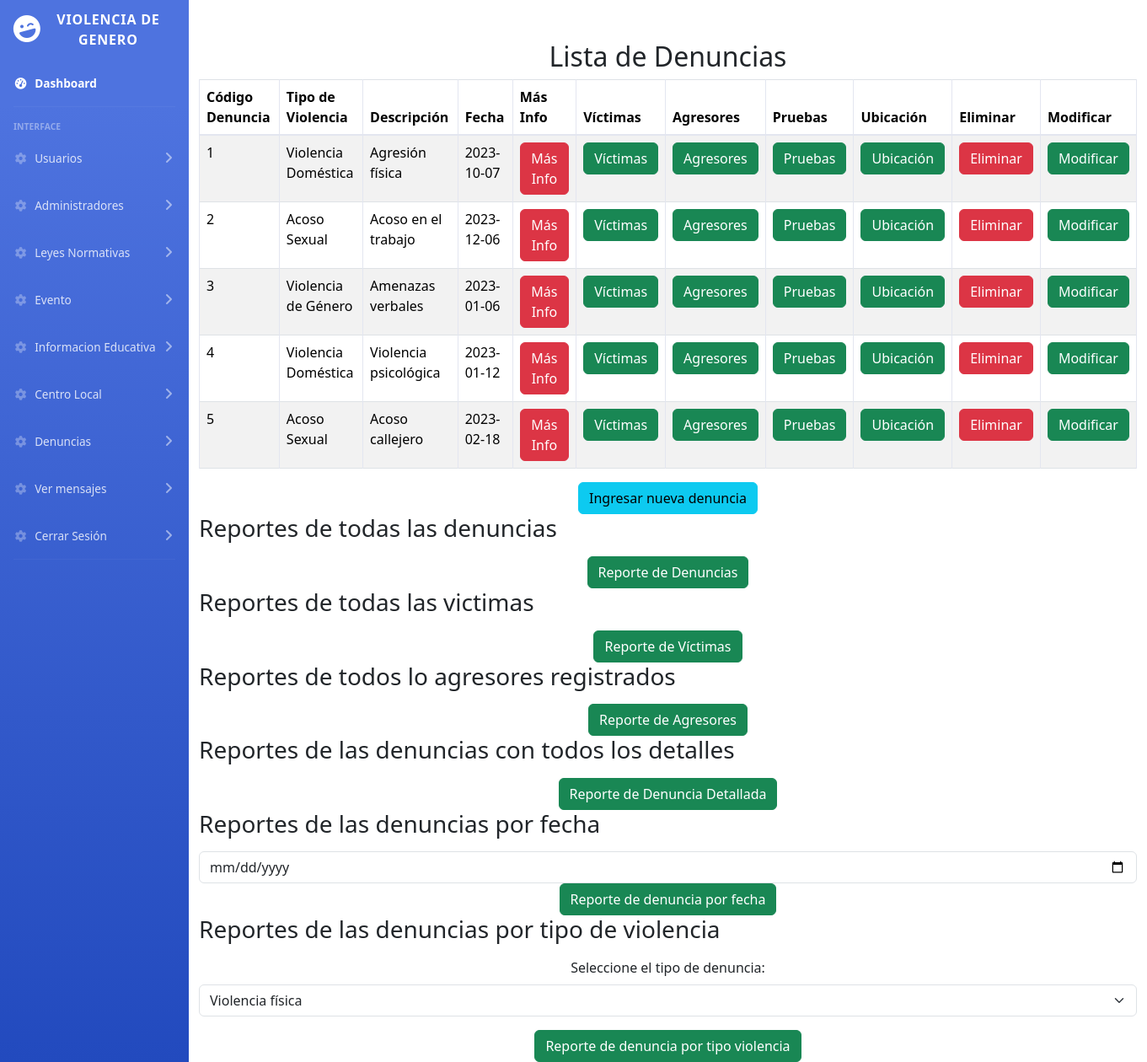
The app's page /controlador/denunciaLista.php (signed in) with its own data.
### tables this page shows
CREATE TABLE `denuncia` (
  `codDenuncia` int(11) NOT NULL AUTO_INCREMENT,
  `tipo` varchar(80) DEFAULT NULL,
  `descripcion` varchar(80) DEFAULT NULL,
  `testigo` varchar(80) DEFAULT NULL,
  `seguimiento` varchar(80) DEFAULT NULL,
  `fecha` date DEFAULT NULL,
  `codGeo` int(11) DEFAULT NULL,
  PRIMARY KEY (`codDenuncia`)
);

### controlador/denunciaLista.php (called while the page is built, shortened)
<?php
 include("../vista/dashboard_admin/head.php");
    include("../vista/dashboard_admin/sidebar.php");
    include("../modelo/DenunciaClase.php");
    $car=new Denuncia("","","","","","","");
    $res=$car->lista();
    include("../vista/Reporte_denuncias/DenunciaLista.php");
?>

### modelo/DenunciaClase.php (called while the page is built, shortened)
<?php
class Denuncia{
    private $codDenuncia;
    public function lista(){
        $db=new Conexion();
        $sql=$db->query("SELECT * FROM denuncia");
        return ($sql);
    }public function lista_especifica(){
        $db=new Conexion();
        $sql=$db->query("SELECT * FROM denuncia where codDenuncia=$this->codDenuncia");
        return ($sql);
    }
    public function setCodDenuncia($codDenuncia){
        $this->codDenuncia=$codDenuncia;
    }
}
?>

### vista/Reporte_denuncias/DenunciaLista.php (the view, shortened to what this page needs)
<!DOCTYPE html>
<html>
<head>
    <link href="https://cdn.jsdelivr.net/npm/bootstrap@5.3.1/dist/css/bootstrap.min.css" rel="stylesheet">
</head>
<body>
    <div class="container mt-5">
        <h2 class="text-center">Lista de Denuncias</h2>
        <table class="table table-bordered table-striped">
            <thead>
                <tr>
                    <th>Código Denuncia</th>
                    <th>Tipo de Violencia</th>
                    <th>Descripción</th>
                    <th>Fecha</th>
                    <th>Más Info</th>
                    <th>Víctimas</th>
                    <th>Agresores</th>
                    <th>Pruebas</th>
                    <th>Ubicación</th>
                    <th>Eliminar</th>
                    <th>Modificar</th>
                </tr>
            </thead>
            <tbody>
                <?php
                    while ($reg = mysqli_fetch_array($res)) {
                        echo "<tr>";
                        echo "<td>".$reg['codDenuncia']."</td>";
                        echo "<td>".$reg['tipo']."</td>";
                        echo "<td>".$reg['descripcion']."</td>";
                        echo "<td>".$reg['fecha']."</td>";
                        echo "<td><a href='../controlador/denunciaInformacion.php?cod=".$reg['codDenuncia']."' class='btn btn-danger'>Más Info</a></td>";
                        echo "<td><a href='../controlador/victimaInformacion.php?cod=".$reg['codDenuncia']."' class='btn btn-success'>Víctimas</a></td>";
                        echo "<td><a href='../controlador/agresorInformacion.php?cod=".$reg['codDenuncia']."' class='btn btn-success'>Agresores</a></td>";
                        echo "<td><a href='../controlador/pruebasInformacion.php?cod=".$reg['codDenuncia']."' class='btn btn-success'>Pruebas</a></td>";
                        echo "<td><a href='../controlador/geoInformacion.php?cod=".$reg['codDenuncia']."' class='btn btn-success'>Ubicación</a></td>";
                        echo "<td><a href='../controlador/denunciaElimina.php?cod=".$reg['codDenuncia']."' class='btn btn-danger'>Eliminar</a></td>";
                        echo "<td><a href='../controlador/denunciaModificar.php?cod=".$reg['codDenuncia']."' class='btn btn-success'>Modificar</a></td>";
                        echo "</tr>";
                    }
                ?>
            </tbody>
        </table>
        <div class="text-center">
            <a href='../controlador/denunciaRegistro.php' class='btn btn-info'>Ingresar nueva denuncia</a>
        </div>
        <h3>Reportes de todas las denuncias</h3>
        <div class="text-center mt-3">
            <form action="../reportes/reporteDenuncia.php" method="post" accept-charset="utf-8">
                <button type="submit" class="btn btn-success">Reporte de Denuncias</button>
            </form>
        </div>
        <h3>Reportes de todas las victimas</h3>
        <div class="text-center mt-3">
            <form action="../reportes/reporteVictimas.php" method="post" accept-charset="utf-8">
                <button type="submit" class="btn btn-success">Reporte de Víctimas</button>
            </form>
        </div>
        <h3>Reportes de todos lo agresores registrados</h3>
        <div class="text-center mt-3">
            <form action="../reportes/reporteAgresores.php" method="post" accept-charset="utf-8">
                <button type="submit" class="btn btn-success">Reporte de Agresores</button>
            </form>
        </div>
        <h3>Reportes de las denuncias con todos los detalles</h3>
        <div class="text-center mt-3">
            <form action="../reportes/reporteDenunciaDetallada.php" method="post" accept-charset="utf-8">
                <button type="submit" class="btn btn-success">Reporte de Denuncia Detallada</button>
            </form>
        </div>
        <h3>Reportes de las denuncias por fecha</h3>
        <div class="text-center mt-3">
            <form action="../reportes/reporteDenunciaFecha.php" method="post" accept-charset="utf-8" onsubmit="return validateForm()">
                <input type="date" class="form-control" name="fecha" id="fecha" placeholder="" required>
                <button type="submit" class="btn btn-success">Reporte de denuncia por fecha</button>
            </form>
        </div>
        <h3>Reportes de las denuncias por tipo de violencia</h3>
        <div class="text-center mt-3">
            <form action="../reportes/reporteDenunciaTipoViolencia.php" method="post" accept-charset="utf-8" onsubmit="return validateForm()">
                <div class="mb-3">
                    <label for="tipo" class="form-label">Seleccione el tipo de denuncia:</label>
                    <select class="form-select" name="tipo" id="tipo" required>
                        <option value="Violencia física">Violencia física</option>
                    </select>
                </div>
                <button type="submit" class="btn btn-success">Reporte de denuncia por tipo violencia</button>
            </form>
        </div>
    </div>
</body>
</html>

### vista/dashboard_admin/head.php (shortened to what this page needs)
<!DOCTYPE html>
<html lang="en">
<head>
    <link href="https://maxcdn.bootstrapcdn.com/bootstrap/4.5.2/css/bootstrap.min.css" rel="stylesheet">
    <link href="https://cdnjs.cloudflare.com/ajax/libs/font-awesome/6.0.0-beta3/css/all.min.css" rel="stylesheet">
    <link href="../assets/css/sb-admin-2.min.css" rel="stylesheet">
</head>

### vista/dashboard_admin/sidebar.php (shortened to what this page needs)
<body id="page-top">
    <div id="wrapper">
        <ul class="navbar-nav bg-gradient-primary sidebar sidebar-dark accordion menu-sidebar" id="accordionSidebar">
            <li class="nav-item">
                <a class="sidebar-brand d-flex align-items-center justify-content-center" href="../controlador/dashboard.php">
                    <div class="sidebar-brand-icon rotate-n-15">
                        <i class="fas fa-laugh-wink"></i>
                    </div>
                    <div class="sidebar-brand-text mx-3">Violencia De Genero</div>
                </a>
            </li>
            <li class="nav-item active">
                <a class="nav-link" href="../controlador/dashboard.php">
                    <i class="fas fa-fw fa-tachometer-alt"></i>
                    <span>Dashboard</span>
                </a>
            </li>
        <hr class="sidebar-divider">
        <div class="sidebar-heading">
            Interface
        </div>
        <li class="nav-item">
            <a class="nav-link collapsed" href="../controlador/usuarioLista.php" data-toggle="collapse" data-target="#collapseTwo"
                aria-expanded="true" aria-controls="collapseTwo">
                <i class="fas fa-fw fa-cog"></i>
                <span>Usuarios</span>
            </a>
        </li>
        <li class="nav-item">
            <a class="nav-link collapsed" href="../controlador/administradorListar.php" data-toggle="collapse" data-target="#collapseTwo"
                aria-expanded="true" aria-controls="collapseTwo">
                <i class="fas fa-fw fa-cog"></i>
                <span>Administradores</span>
            </a>
        </li>
        <li class="nav-item">
            <a class="nav-link collapsed" href="../controlador/leyLista.php" data-toggle="collapse" data-target="#collapseTwo"
                aria-expanded="true" aria-controls="collapseTwo">
                <i class="fas fa-fw fa-cog"></i>
                <span>Leyes Normativas</span>
            </a>
        </li>
        <li class="nav-item">
            <a class="nav-link collapsed" href="../controlador/eventoLista.php" data-toggle="collapse" data-target="#collapseTwo"
                aria-expanded="true" aria-controls="collapseTwo">
                <i class="fas fa-fw fa-cog"></i>
                <span>Evento</span>
            </a>
        </li>
        <li class="nav-item">
            <a class="nav-link collapsed" href="../controlador/informacionEducativaLista.php" data-toggle="collapse" data-target="#collapseTwo"
                aria-expanded="true" aria-controls="collapseTwo">
                <i class="fas fa-fw fa-cog"></i>
                <span>Informacion Educativa</span>
            </a>
        </li>
        <li class="nav-item">
            <a class="nav-link collapsed" href="../controlador/centroLocalLista.php" data-toggle="collapse" data-target="#collapseTwo"
                aria-expanded="true" aria-controls="collapseTwo">
                <i class="fas fa-fw fa-cog"></i>
                <span>Centro Local</span>
            </a>
        </li>
        <li class="nav-item">
            <a class="nav-link collapsed" href="../controlador/denunciaLista.php" data-toggle="collapse" data-target="#collapseTwo"
                aria-expanded="true" aria-controls="collapseTwo">
                <i class="fas fa-fw fa-cog"></i>
                <span>Denuncias</span>
            </a>
        </li>
        <li class="nav-item">
            <a class="nav-link collapsed" href="https://www.gmail.com/mail/help/intl/es/about.html?iframe" target="_blank" data-toggle="collapse" data-target="#collapseTwo"
                aria-expanded="true" aria-controls="collapseTwo">
                <i class="fas fa-fw fa-cog"></i>
                <span>Ver mensajes</span>
            </a>
        </li>
        <li class="nav-item">
            <a class="nav-link collapsed" href="../controlador/cerrar_sesion.php" data-toggle="collapse" data-target="#collapseTwo"
                aria-expanded="true" aria-controls="collapseTwo">
                <i class="fas fa-fw fa-cog"></i>
                <span>Cerrar Sesión</span>
            </a>
        </li>
        <hr class="sidebar-divider d-none d-md-block">
</ul>

### records on screen
denuncia: codDenuncia "1", tipo "Violencia Doméstica", descripcion "Agresión física", fecha "2023-10-07"
denuncia: codDenuncia "2", tipo "Acoso Sexual", descripcion "Acoso en el trabajo", fecha "2023-12-06"
denuncia: codDenuncia "3", tipo "Violencia de Género", descripcion "Amenazas verbales", fecha "2023-01-06"
denuncia: codDenuncia "4", tipo "Violencia Doméstica", descripcion "Violencia psicológica", fecha "2023-01-12"
denuncia: codDenuncia "5", tipo "Acoso Sexual", descripcion "Acoso callejero", fecha "2023-02-18"
